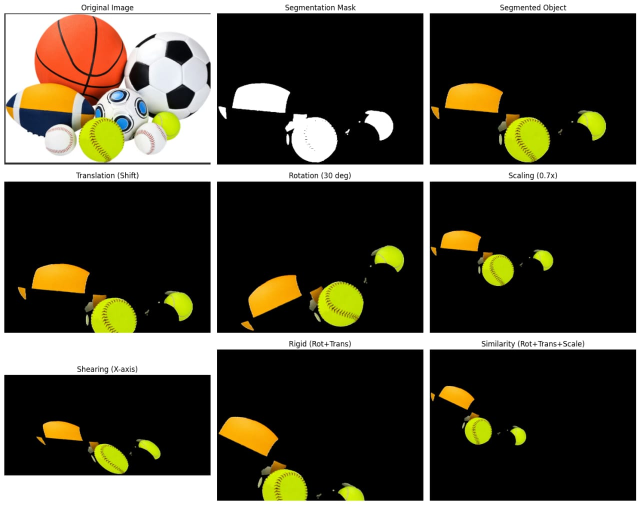
#> input picture IMG-20260128-WA0009.jpg, 1280 x 1010 px, given in place of IMG-20260302-WA0004.jpg, which was not available (shown at 1/2 size)
$ jupyter execute Untitled3.ipynb   (text cells are left out)
#> lines starting #> are read from the running program, lines starting #| are printed output that depends on the picture; pictures that were not available may be replaced by others from this repository, and a replacement may not be noted
[cell 1]
from google.colab import files
uploaded = files.upload()
#> the answer given: IMG-20260128-WA0009.jpg

[cell 2]
import cv2
import matplotlib.pyplot as plt

# ---------- Step 1: Read Image ----------
img = cv2.imread("IMG-20260302-WA0004.jpg")
#> img is the input picture: shape (1010, 1280, 3); mean B, G, R 59.6, 72.6, 76.2

# ❗ Safety check (most common error fix)
if img is None:
    raise FileNotFoundError("Image not found. Check file name or path.")

# Convert BGR to RGB
img = cv2.cvtColor(img, cv2.COLOR_BGR2RGB)

# ---------- Step 2: Generate Pyramid Levels ----------
level1 = cv2.pyrDown(img)
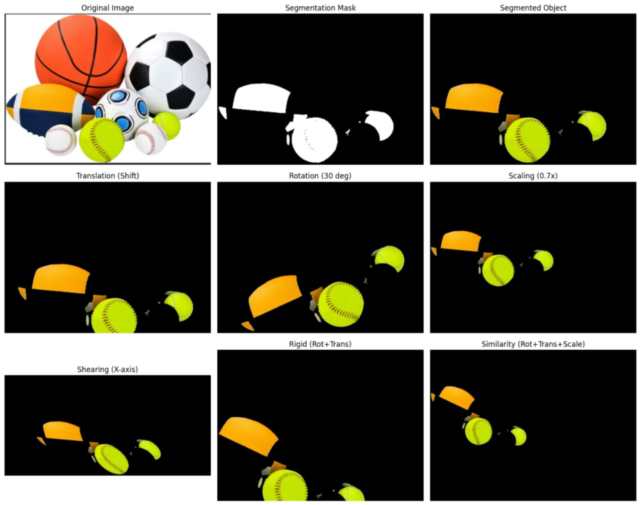
#> level1: shape (505, 640, 3); mean R, G, B 76.2, 72.6, 59.6
level2 = cv2.pyrDown(level1)
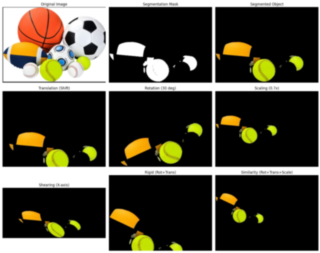
#> level2: shape (253, 320, 3); mean R, G, B 76.6, 73, 60
level3 = cv2.pyrDown(level2)
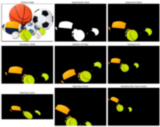
#> level3: shape (127, 160, 3); mean R, G, B 77.1, 73.6, 60.7

images = [img, level1, level2, level3]
titles = ["Level 0 (Original)", "Level 1", "Level 2", "Level 3"]

# ---------- Step 3: Display Pyramid Images ----------
plt.figure(figsize=(10, 6))
for i in range(4):
    plt.subplot(2, 2, i + 1)
    plt.imshow(images[i])
    plt.title(titles[i])
    plt.axis("off")

plt.tight_layout()
plt.show()
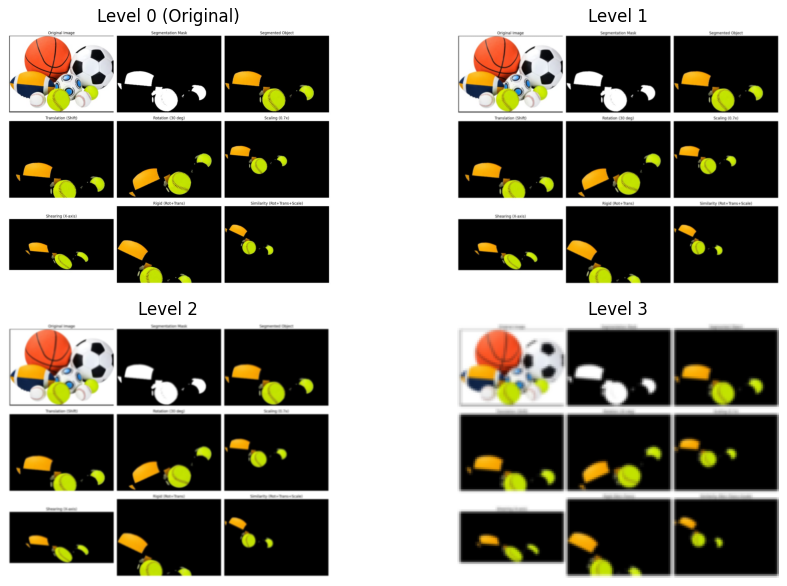
#> figure drawn by matplotlib, 4 panels

# ---------- Step 4: Print Image Sizes ----------
for i, im in enumerate(images):
    print(f"Level {i} image size: {im.shape}")
#> this loop made 4 passes
#| Level 0 image size: (1010, 1280, 3)
#| Level 1 image size: (505, 640, 3)
#| Level 2 image size: (253, 320, 3)
#| Level 3 image size: (127, 160, 3)

# ---------- Step 5: Edge Detection at Each Level ----------
for i, im in enumerate(images):
    gray = cv2.cvtColor(im, cv2.COLOR_RGB2GRAY)
    edges = cv2.Canny(gray, 100, 200)

    plt.figure(figsize=(4, 4))
    plt.imshow(edges, cmap="gray")
    plt.title(f"Edges at Pyramid Level {i}")
    plt.axis("off")
    plt.show()
#> this loop made 4 passes
#> pass 1, `gray = cv2.cvtColor(im, cv2.COLOR_RGB2GRAY)`:
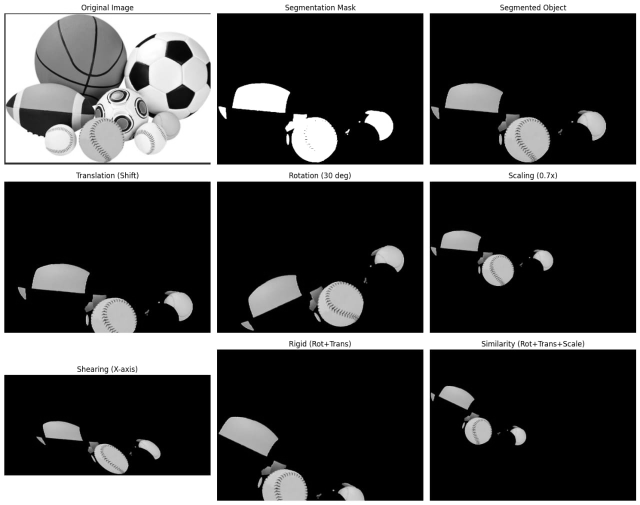
#> gray: shape (1010, 1280) (shown at 1/2 size); min 0, max 255, mean 72.2
#> pass 1, `edges = cv2.Canny(gray, 100, 200)`:
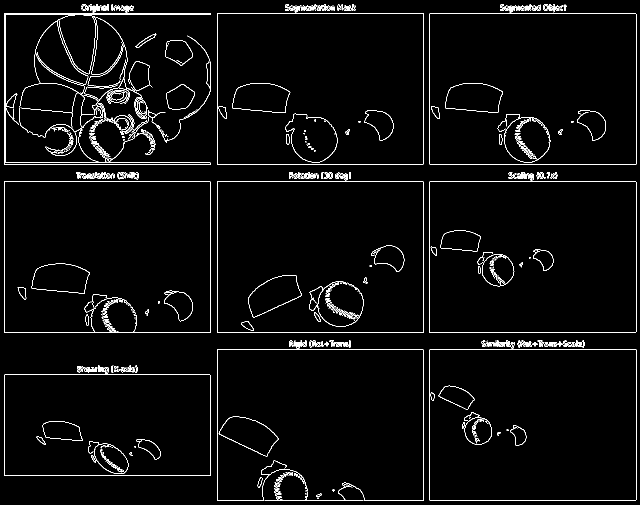
#> edges: shape (1010, 1280) (shown at 1/2 size); 2.8% white in thin lines or dots
#> pass 2, `gray = cv2.cvtColor(im, cv2.COLOR_RGB2GRAY)`:
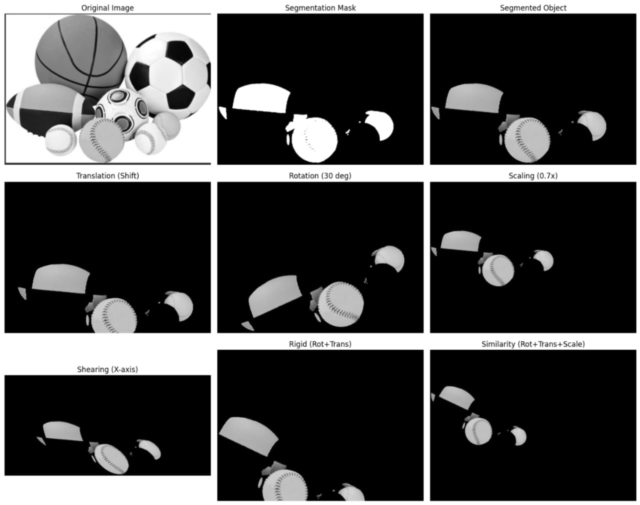
#> gray: shape (505, 640); min 0, max 255, mean 72.2
#> pass 2, `edges = cv2.Canny(gray, 100, 200)`:
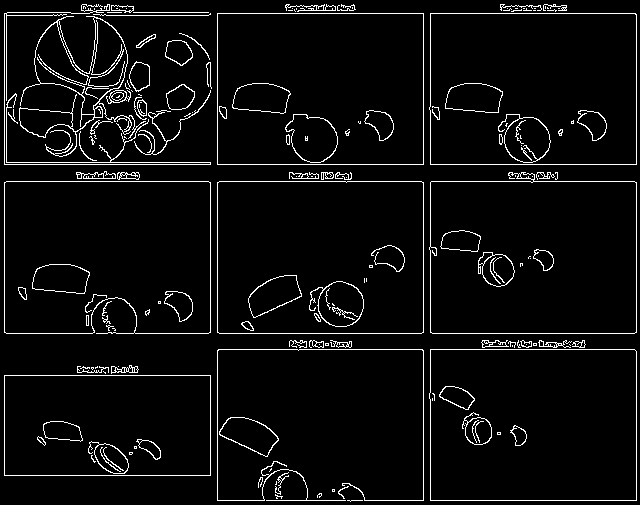
#> edges: shape (505, 640); 4.9% white in thin lines or dots
#> after the loop:
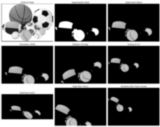
#> gray: shape (127, 160); min 0, max 255, mean 73.2
